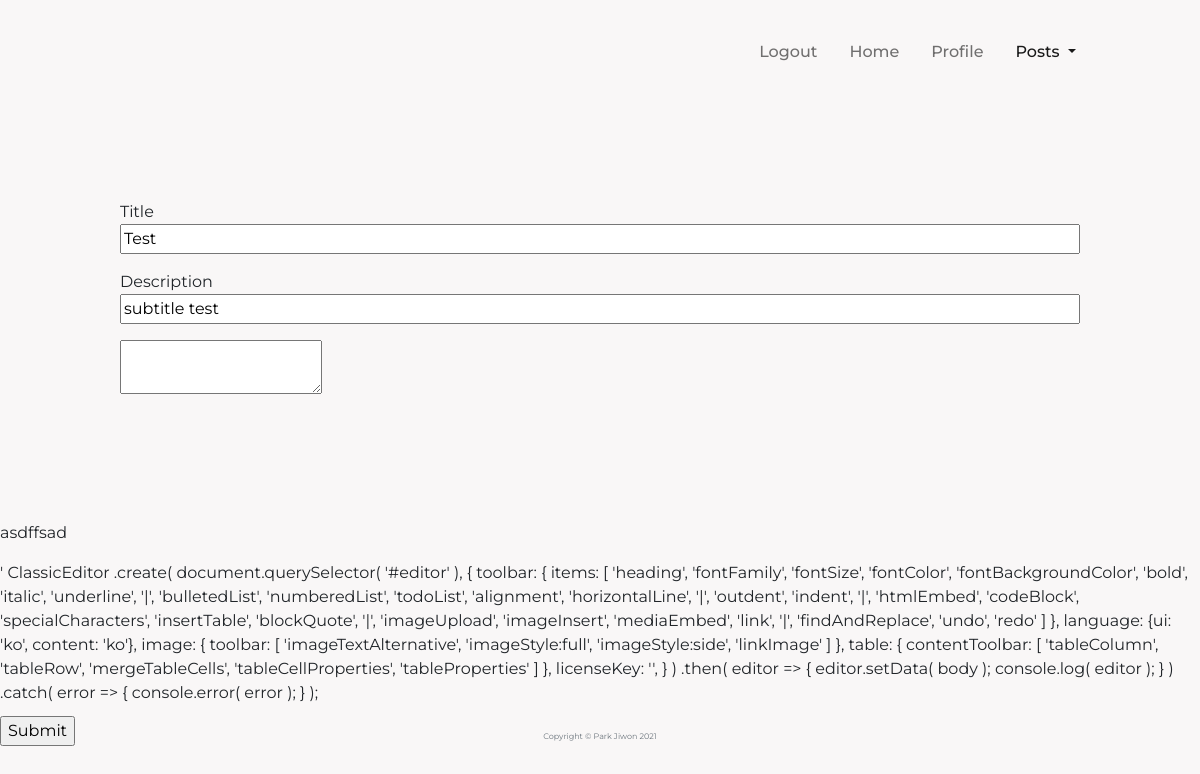
The app's page /edit_post?content_id=1&category_id=1 (signed in) with its own data.
### main.py (models this page shows)
class Post(db.Model):
    __tablename__ = "posts"
    id = db.Column(db.Integer, primary_key=True)
    title = db.Column(db.String(100), nullable=False)
    subtitle = db.Column(db.String(250), nullable=False)
    body = db.Column(db.Text, nullable=False)
    created_at = db.Column(db.Date, nullable=False, default=datetime.datetime.today())
    category_id = db.Column(db.Integer, db.ForeignKey("category.id"))
    category = relationship("Category", back_populates="posts")

### main.py (the view, shortened to what this page needs)
@app.route("/edit_post", methods=["GET", "POST"])
@login_required
def edit_post():
    variable_dict["page"] = "posts"
    form = EditPost()
    content_id = request.args.get("content_id")
    target_post = Post.query.get(content_id)
    content_title = target_post.title
    content_subtitle = target_post.subtitle
    content_body = target_post.body
    form.title.data = content_title
    form.subtitle.data = content_subtitle
    return render_template("make_post.html", variable_dict=variable_dict, form=form, content_body=content_body)

### forms.py
class EditPost(FlaskForm):
    title = StringField(label="Title", validators=[DataRequired()])
    subtitle = StringField(label="Description", validators=[DataRequired()])
    submit = SubmitField(label="Submit")

### main.py (called while the page is built)
@login_manager.user_loader
def load_user(user_id):
    return User.query.get(int(user_id))

### templates/make_post.html (shortened to what this page needs)
<!DOCTYPE html>
<html lang="en">
<head>
    <link href="https://cdn.jsdelivr.net/npm/bootstrap@5.0.0-beta3/dist/css/bootstrap.min.css" rel="stylesheet"
>
    <link type="text/css" rel="stylesheet" href="{{url_for('static',filename='css/styles.css')}}">
</head>
<body>
<nav class="navbar navbar-expand-md navbar-light">
    <div class="container-fluid justify-content-end">
        <div class="collapse navbar-collapse justify-content-end" id="navbarNav">
            <ul class="navbar-nav">
                {% if variable_dict["page"] == "home" %}
                {% if current_user.is_authenticated: %}
                <li class="nav-item mx-2">
                    <a class="nav-link" href="{{ url_for('logout') }}"> Logout </a>
                </li>
                {% endif %}
                <li class="nav-item mx-2">
                    <a class="nav-link active" aria-current="page" href="{{url_for('home')}}">Home</a>
                </li>
                <li class="nav-item mx-2">
                    <a class="nav-link" href="{{url_for('show_profile')}}">Profile</a>
                </li>
                <li class="nav-item dropdown mx-2 d-flex justify-content-end dropdown-posts-custom">
                    <a class="nav-link dropdown-toggle" href="#" id="navbarDropdown-home" role="button"
                       data-bs-toggle="dropdown" aria-expanded="false">
                        Posts
                    </a>
                    <ul class="dropdown-menu" aria-labelledby="navbarDropdown-home">
                        {% for item in variable_dict["categories"] %}
                        <li><a class="dropdown-item" href="{{url_for('show_posts_by_category', category_id=item.id)}}">{{item.name}}
                            ({{item.count}})</a></li>
                        {% endfor %}
                        {% if current_user.is_authenticated: %}
                        <li><a class="dropdown-item" href="{{url_for('make_category')}}">New Category</a></li>
                        {% endif %}
                    </ul>
                </li>
                {% elif variable_dict["page"] == "posts" %}
                {% if current_user.is_authenticated: %}
                <li class="nav-item mx-2">
                    <a class="nav-link" href="{{ url_for('logout') }}"> Logout </a>
                </li>
                {% endif %}
                <li class="nav-item mx-2">
                    <a class="nav-link" href="{{url_for('home')}}">Home</a>
                </li>
                <li class="nav-item mx-2">
                    <a class="nav-link" href="{{url_for('show_profile')}}">Profile</a>
                </li>
                <li class="nav-item dropdown mx-2">
                    <a class="nav-link dropdown-toggle active" aria-current="page" href="#" id="navbarDropdown-posts"
                       role="button" data-bs-toggle="dropdown" aria-expanded="false">
                        Posts
                    </a>
                </li>
                {% endif %}
            </ul>
        </div>
    </div>
</nav>
<div class="main-container">
    <form method="POST" novalidate>
        <div class="make-title">
            {{form.title.label}} <br> {{form.title}}
        </div>
        <div class="make-subtitle">
            {{form.subtitle.label}} <br> {{form.subtitle}}
        </div>
        <textarea class="make-text" name="body" id="editor"></textarea>
                        {{ content_body | safe }}'
                        ClassicEditor
                            .create( document.querySelector( '#editor' ), {
                                toolbar: {
                                    items: [
                                        'heading',
                                        'fontFamily',
                                        'fontSize',
                                        'fontColor',
                                        'fontBackgroundColor',
                                        'bold',
                                        'italic',
                                        'underline',
                                        '|',
                                        'bulletedList',
                                        'numberedList',
                                        'todoList',
                                        'alignment',
                                        'horizontalLine',
                                        '|',
                                        'outdent',
                                        'indent',
                                        '|',
                                        'htmlEmbed',
                                        'codeBlock',
                                        'specialCharacters',
                                        'insertTable',
                                        'blockQuote',
                                        '|',
                                        'imageUpload',
                                        'imageInsert',
                                        'mediaEmbed',
                                        'link',
                                        '|',
                                        'findAndReplace',
                                        'undo',
                                        'redo'
                                    ]
                                },
                                language: {ui: 'ko', content: 'ko'},
                                image: {
                                    toolbar: [
                                        'imageTextAlternative',
                                        'imageStyle:full',
                                        'imageStyle:side',
                                        'linkImage'
                                    ]
                                },
                                table: {
                                    contentToolbar: [
                                        'tableColumn',
                                        'tableRow',
                                        'mergeTableCells',
                                        'tableCellProperties',
                                        'tableProperties'
                                    ]
                                },
                                    licenseKey: '',
                            } )
                            .then( editor => {
                                {% if content_body : %}
                                editor.setData( body );
                                {% endif %}
                                console.log( editor );
                            } )
                            .catch( error => {
                                console.error( error );
                            } );
        <div class="make-submit">
            {{ form.submit }}
        </div>
{% include "footer.html" %}

### static/css/styles.css (style rules this page uses)
body { font-family: 'Montserrat', sans-serif; background-color: #f9f7f7; }
.navbar { background-color: #f9f7f7; margin: 2% 8% 0; }
.navbar-nav { flex-direction: row; justify-content: flex-end; }
.nav-link { font-weight: 500; text-align: right; font-size: 1rem; }
.main-container { margin: 10%; }
.make-title, .make-subtitle { margin-bottom: 1rem; }
.make-submit { margin-top: 0.7rem; }
#title, #subtitle { width : 100%; }

### records on screen
Post: title "Test", subtitle "subtitle test", body "asdffsad"

### other values on screen
{{ variable_dict["year"] }} "2021"
